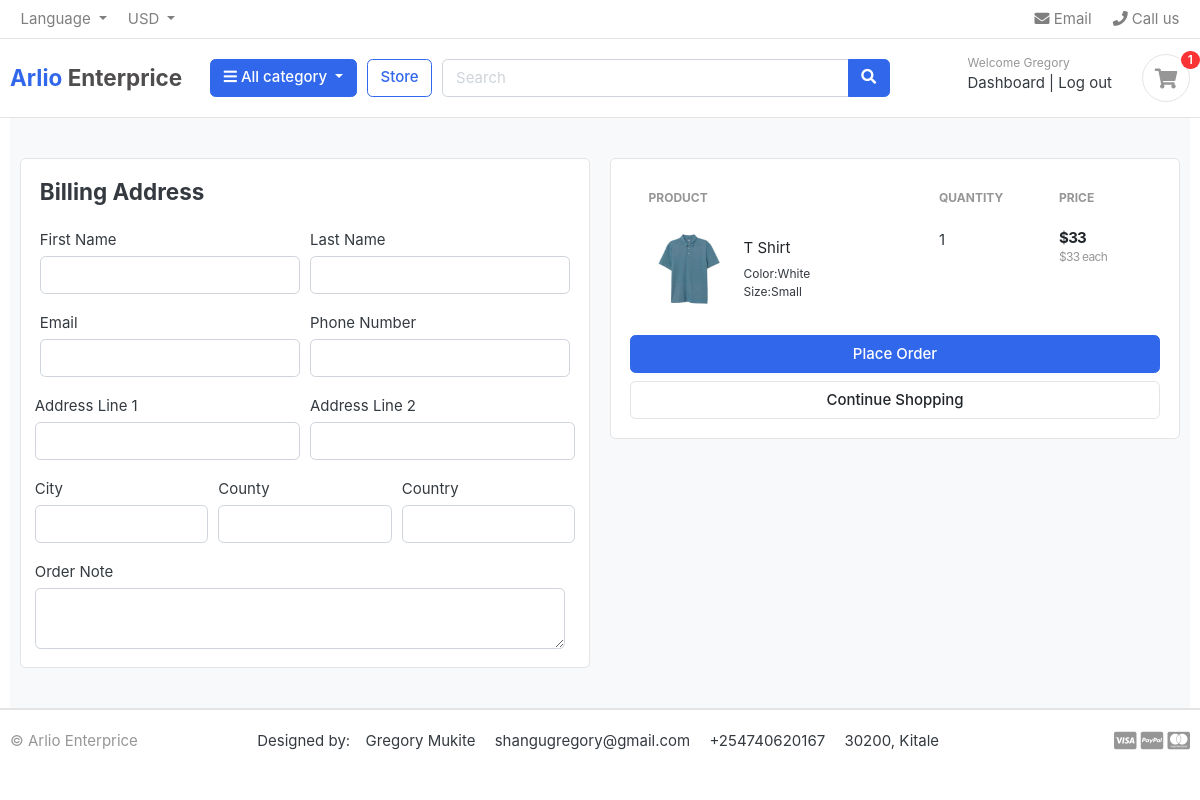
The app's page /cart/checkout (signed in) with its own data.
### accounts/models.py (models this page shows, shortened)
class Account(AbstractBaseUser):
    first_name = models.CharField(max_length =  50)
    last_name = models.CharField(max_length =  50)
    username = models.CharField(max_length =  50, unique=True)
    email = models.EmailField(max_length =  250, unique = True)
    phone_number = models.CharField(max_length =  50)
    date_joined = models.DateTimeField(auto_now_add = True, null = True)
    last_login = models.DateTimeField(auto_now=True, null = True)
    is_admin = models.BooleanField(default= False)
    is_staff = models.BooleanField(default= False)
    is_active = models.BooleanField(default= False)
    is_super_admin = models.BooleanField(default= False)
    USERNAME_FIELD = "email"
    REQUIRED_FIELDS = ["username", "first_name", "last_name"]
    objects = MyAccountManager()

### carts/models.py (models this page shows, shortened)
class CartItem(models.Model):
    user = models.ForeignKey(Account, on_delete = models.CASCADE, null = True)
    product = models.ForeignKey(Product, on_delete = models.CASCADE)
    variation = models.ManyToManyField(Variation, blank=True)
    cart = models.ForeignKey(Cart, on_delete =  models.CASCADE, null = True)
    quantity=models.IntegerField()
    is_active = models.BooleanField(default = True)
    def sub_total(self):
        return self.product.price * self.quantity

### store/models.py (models this page shows, shortened)
class Product(models.Model):
    product_name = models.CharField(max_length = 233, unique=True)
    slug=models.SlugField(max_length = 233, unique=True)
    description = models.TextField(max_length = 500, blank=True)
    price = models.IntegerField()
    images = models.ImageField(upload_to='photos/product')
    stock = models.IntegerField()
    category=models.ForeignKey(Category, on_delete=models.CASCADE)
    created_date= models.DateTimeField(auto_now_add = True)
    modified_date= models.DateTimeField(auto_now = True)
    is_available = models.BooleanField()

class Variation(models.Model):
    product = models.ForeignKey(Product, on_delete=models.CASCADE)
    variation_cartegory=models.CharField(max_length = 100, choices = variation_cartegory_choice)
    variation_value= models.CharField(max_length=200)
    is_active=models.BooleanField(default = True)
    created_at=models.DateField(auto_now = True)
    objects = variationmanager()

### carts/views.py (the view)
# urls.py: path("checkout", views.Checkout, name= 'checkout'),
@login_required(login_url='login')
def Checkout(request, total = 0, quantity = 0, cart_items = None,):
    try:
        grant_total =0
        tax =0
        if request.user.is_authenticated:
            cart_items = CartItem.objects.filter(user = request.user, is_active = True)
        else:
            cart = MyCart.objects.get(cart_id = _cart_id(request))
            cart_items = CartItem.objects.filter(cart = cart, is_active = True)
        for cart_item in cart_items:
            total += (cart_item.product.price *cart_item.quantity)
            quantity +=cart_item.quantity
        tax = (2*total/100)
        grant_total = total +tax
    except ObjectDoesNotExist:
        pass
    context ={
        'total':total,
        'quantity':quantity,
        'cart_items':cart_items,
        'grant_total':grant_total,
        'tax':tax
    }
    return render(request, 'store/checkout.html', context)

### estore/templates/store/checkout.html (shortened to what this page needs)
{% extends 'home/base.html' %}
{% load static %}
{% block content %}
<section class="section-content padding-y bg">
    <div class="container">
        <div class="row">
            <aside class="col-lg-6">
                <div class="card">
                    <div class="card-body">
                        <h4 class="card-title mb-4">Billing Address</h4>
                        <form action="{% url 'place_order' %}" method="POST">
                            <div class="form-row">
                                <div class="col form-group">
                                    <label for="">First Name</label>
                                    <input type="text" name="first_name" class="form-control" required>
                                </div>
                                <div class="col form-group">
                                    <label for="">Last Name</label>
                                    <input type="text" name="last_name" class="form-control" required>
                                </div>
                            </div>
                            <div class="form-row">
                                <div class="col form-group">
                                    <label for="">Email</label>
                                    <input type="email" name="email" class="form-control" required>
                                </div>
                                <div class="col form-group">
                                    <label for="">Phone Number</label>
                                    <input type="text" name="phone" class="form-control" required>
                                </div>
                                <div class="form-row">
                                    <div class="col form-group">
                                        <label for="">Address Line 1</label>
                                        <input type="text" name="address_line1" class="form-control" required>
                                    </div>
                                    <div class="col form-group">
                                        <label for="">Address Line 2</label>
                                        <input type="text" name="address_line2" class="form-control">
                                    </div>
                                </div>
                                <div class="form-row">
                                    <div class="col form-group">
                                        <label for="">City</label>
                                        <input type="text" name="city" class="form-control" required>
                                    </div>
                                    <div class="col form-group">
                                        <label for="">County</label>
                                        <input type="text" name="state" class="form-control">
                                    </div>
                                    <div class="col form-group">
                                        <label for="">Country</label>
                                        <input type="text" name="country" class="form-control">
                                    </div>
                                </div>
                                <div class="form-row col">
                                    <label for="">Order Note</label>
                                    <textarea name="order_note" rows="2" class="form-control"></textarea>
                                </div>
                            </div>
                    </div>
                </div>
            </aside>
            <aside class="col-lg-6">
                <div class="card">
                    <div class="card-body">
                        <table class="table table-borderless table-shopping-cart">
                            <thead class="text-muted">
                                <tr class="small text-uppercase">
                                    <th scope="col">Product</th>
                                    <th scope="col" width="120">Quantity</th>
                                    <th scope="col" width="120">Price</th>
                                </tr>
                            </thead>
                            <tbody>
                                {% for cart_item in cart_items %}
                                <tr>
                                    <td>
                                        <figure class="itemside align-items-center">
                                            <div class="aside"><img src="{{cart_item.product.images.url}}"
                                                    class="img-sm">
                                            </div>
                                            <figcaption class="info">
                                                <a href="products.get_url"
                                                    class="title text-dark">{{cart_item.product.product_name}}</a>
                                                <p class="muted-text small">
                                                    {%if cart_item.variation.all%}
                                                    {% for item in cart_item.variation.all %}
                                                    {{item.variation_cartegory |capfirst}}:{{item.variation_value|capfirst}} <br>
                                                    {%endfor%}
                                                    {%endif%}
                                                </p>
                                            </figcaption>
                                        </figure>
                                    </td>
                                    <td>
                                        <label for="">{{cart_item.quantity}}</label>
                                    </td>
                                    <td>
                                        <div class="price-wrap">
                                            <var class="price">${{cart_item.sub_total}}</var>
                                            <small class="text-muted"> ${{cart_item.product.price}} each </small>
                                        </div>
                                    </td>
                                </tr>
                                {%endfor%}
                            </tbody>
                        </table>
                        <button type="submit" class="btn btn-primary btn-block"> Place Order</button>
                        <a href="{%url 'store'%}" class="btn btn-light btn-block">Continue Shopping</a>
                    </div>
                </div>
            </aside>
        </div>
    </div>
</section>
{% endblock content %}

### estore/templates/home/base.html (shortened to what this page needs)
{% load static %}
<!DOCTYPE HTML>
<html lang="en">
<head>
<link href="{% static 'css/bootstrap.css'%}" rel="stylesheet" type="text/css"/>
<link href="{%static 'fonts/fontawesome/css/all.min.css'%}" type="text/css" rel="stylesheet">
<link href="{%static 'css/ui.css'%}" rel="stylesheet" type="text/css"/>
<link href="{% static 'css/responsive.css'%}" rel="stylesheet" media="only screen and (max-width: 1200px)" />
</head>
<body>
    <header class="section-header">
        <nav class="navbar p-md-0 navbar-expand-sm navbar-light border-bottom">
        <div class="container">
          <div class="collapse navbar-collapse" id="navbarTop4">
            <ul class="navbar-nav mr-auto">
                <li class="nav-item dropdown">
                     <a href="#" class="nav-link dropdown-toggle" data-toggle="dropdown">   Language </a>
                </li>
                <li class="nav-item dropdown">
                    <a href="#" class="nav-link dropdown-toggle" data-toggle="dropdown"> USD </a>
                </li>
            </ul>
            <ul class="navbar-nav">
                <li><a href="#" class="nav-link"> <i class="fa fa-envelope"></i> Email </a></li>
                <li><a href="#" class="nav-link"> <i class="fa fa-phone"></i> Call us </a></li>
            </ul>
          </div>
        </div>
        </nav>
        <section class="header-main border-bottom">
            <div class="container">
        <div class="row align-items-center">
            <div class="col-lg-2 col-md-3 col-6">
                <a href="/" class="brand-wrap "
                style="font-size: 1.5rem; font-weight: bold;"
                >
                    Arlio <span style="color: rgb(79, 77, 77);">Enterprice</span>
                </a>
            </div>
            <div class="col-lg col-sm col-md col-6 flex-grow-0">
                <div class="category-wrap dropdown d-inline-block float-right">
                    <button type="button" class="btn btn-primary dropdown-toggle" data-toggle="dropdown">
                        <i class="fa fa-bars"></i> All category
                    </button>
                </div>
            </div>
            <a href=" {%url 'store'%} " class="btn btn-outline-primary">Store</a>
            <div class="col-lg  col-md-6 col-sm-12 col">
                <form action="{% url 'search' %}" class="search" method="GET">
                    <div class="input-group w-100">
                        <input type="text" class="form-control" style="width:60%;" placeholder="Search" name="keyword">
                        <div class="input-group-append">
                          <button class="btn btn-primary" type="submit">
                            <i class="fa fa-search"></i>
                          </button>
                        </div>
                    </div>
                </form>
            </div>
            <div class="col-lg-3 col-sm-6 col-8 order-2 order-lg-3">
                        <div class="d-flex justify-content-end mb-3 mb-lg-0">
                            {% if user.id is None %}
                            <div class="widget-header">
                                <small class="title text-muted">Welcome guest!</small>
                                <div>
                                    <a href="{% url 'login' %}">Sign in</a> <span class="dark-transp"> | </span>
                                    <a href="{% url 'register' %}"> Register</a>
                                </div>
                            </div>
                            {% else %}
                            <div class="widget-header">
                                <small class="title text-muted">Welcome {{user.first_name}}</small>
                                <div>
                                    <a href="{% url 'dashboard' %}">Dashboard</a> <span class="dark-transp"> | </span>
                                    <a href="{% url 'logout' %}"> Log out</a>
                                </div>
                            </div>
                            {%endif%}
                            <a href="{% url 'cart' %}" class="widget-header pl-3 ml-3">
                                <div class="icon icon-sm rounded-circle border"><i class="fa fa-shopping-cart"></i></div>
                                <span class="badge badge-pill badge-danger notify">{{cart_count}}</span>
                            </a>
                        </div>
                    </div>
        </div>
            </div>
        </section>
        </header>
        <div class="container">
            {%block content%}
            {% endblock content %}
        </div>
        <footer class="section-footer border-top">
            <div class="container">
                <section class="footer-bottom border-top row">
                    <div class="col-md-2">
                        <p class="text-muted"> &copy Arlio Enterprice </p>
                    </div>
                    <div class="col-md-8 text-md-center">
                        <span  class="px-1">Designed by:</span>
                        <span  class="px-2">Gregory Mukite</span>
                        <span  class="px-2">shangugregory@gmail.com</span>
                        <span  class="px-2">+254740620167</span>
                        <span  class="px-2">30200, Kitale</span>
                    </div>
                    <div class="col-md-2 text-md-right text-muted">
                        <i class="fab fa-lg fa-cc-visa"></i>
                        <i class="fab fa-lg fa-cc-paypal"></i>
                        <i class="fab fa-lg fa-cc-mastercard"></i>
                    </div>
                </section>
            </div>
        </footer>
</body>
</html>

### records on screen
Account: first_name "Gregory"
CartItem: product.images (picture), product.product_name "T Shirt", quantity "1", sub_total "33", product.price "33"
Variation: variation_cartegory "Color", variation_value "White"
Variation: variation_cartegory "Size", variation_value "Small"

### other values on screen
{{ cart_count }} "1"
